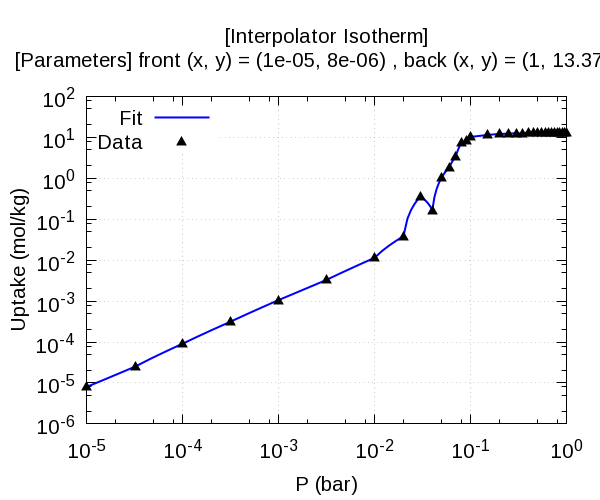

The script that saved this image:
set title"[Interpolator Isotherm]\n[Parameters] front (x, y) = (1e-05, 8e-06) , back (x, y) = (1, 13.3755) "
set term pngcairo size 600,500 font 'Arial,15'
set output "SOD_h2o.dat.png"
set xtics format '10^{%L}'
set ytics format '10^{%L}'
set xlabel 'P (bar)'
set ylabel 'Uptake (mol/kg)'
set style line 1 lc rgb 'blue'  lw 2
set style line 2 lc rgb 'black' ps 1.5 pt 9
set grid
set key left
set logscale xy
plot '-' w l ls 1 title 'Fit', '-' w p ls 2 title 'Data'
          1e-05          8e-06
       1.44e-05       1.14e-05
       1.88e-05       1.48e-05
       2.32e-05       1.82e-05
       2.76e-05       2.16e-05
        3.2e-05        2.5e-05
       4.56e-05       3.82e-05
       5.92e-05       5.14e-05
       7.28e-05       6.46e-05
       8.64e-05       7.78e-05
         0.0001        9.1e-05
      0.0001432      0.0001356
      0.0001864      0.0001802
      0.0002296      0.0002248
      0.0002728      0.0002694
       0.000316       0.000314
      0.0004528       0.000463
      0.0005896       0.000612
      0.0007264       0.000761
      0.0008632        0.00091
          0.001       0.001059
      0.0014324       0.001506
      0.0018648       0.001953
      0.0022972         0.0024
      0.0027296       0.002847
       0.003162       0.003294
       0.003162       0.003294
      0.0045296       0.004915
      0.0058972       0.006536
      0.0072648       0.008157
      0.0086324       0.009778
           0.01       0.011399
          0.012      0.0167906
          0.014      0.0221822
          0.016      0.0275738
          0.018      0.0329654
           0.02       0.038357
          0.022       0.102999
          0.024        0.16764
          0.026       0.232282
          0.028       0.296923
           0.03       0.361565
           0.03       0.361565
          0.032       0.322767
          0.034       0.283969
          0.036       0.245172
          0.038       0.206374
           0.04       0.167576
          0.042       0.343571
          0.044       0.519565
          0.046        0.69556
          0.048       0.871554
           0.05        1.04755
          0.052        1.21053
          0.054         1.3735
          0.056        1.53648
          0.058        1.69945
           0.06        1.86243
          0.062        2.17009
          0.064        2.47775
          0.066        2.78541
          0.068        3.09307
           0.07        3.40073
          0.072        4.17118
          0.074        4.94163
          0.076        5.71207
          0.078        6.48252
           0.08        7.25296
          0.082        7.44081
          0.084        7.62865
          0.086         7.8165
          0.088        8.00434
           0.09        8.19219
          0.092         8.6026
          0.094          9.013
          0.096        9.42341
          0.098        9.83382
            0.1        10.2442
           0.11        10.4872
           0.12        10.7302
           0.13        10.9732
           0.14        11.2162
           0.15        11.4592
           0.16        11.5792
           0.17        11.6992
           0.18        11.8192
           0.19        11.9392
            0.2        12.0592
           0.21        12.1056
           0.22         12.152
           0.23        12.1984
           0.24        12.2448
           0.25        12.2912
           0.26        12.3551
           0.27        12.4189
           0.28        12.4827
           0.29        12.5465
            0.3        12.6103
           0.31        12.6205
           0.32        12.6306
           0.33        12.6408
           0.34        12.6509
           0.35         12.661
           0.36        12.6789
           0.37        12.6967
           0.38        12.7146
           0.39        12.7324
            0.4        12.7502
           0.41        12.7728
           0.42        12.7955
           0.43        12.8181
           0.44        12.8407
           0.45        12.8633
           0.46        12.8852
           0.47        12.9071
           0.48         12.929
           0.49         12.951
            0.5        12.9729
           0.51        12.9791
           0.52        12.9854
           0.53        12.9916
           0.54        12.9979
           0.55        13.0041
           0.56        13.0145
           0.57        13.0248
           0.58        13.0352
           0.59        13.0455
            0.6        13.0559
           0.61        13.0743
           0.62        13.0927
           0.63        13.1111
           0.64        13.1296
           0.65         13.148
           0.66        13.1674
           0.67        13.1869
           0.68        13.2063
           0.69        13.2258
            0.7        13.2453
           0.71        13.2375
           0.72        13.2297
           0.73         13.222
           0.74        13.2142
           0.75        13.2065
           0.76        13.2447
           0.77         13.283
           0.78        13.3212
           0.79        13.3595
            0.8        13.3977
           0.81          13.37
           0.82        13.3423
           0.83        13.3145
           0.84        13.2868
           0.85        13.2591
           0.86        13.2782
           0.87        13.2973
           0.88        13.3165
           0.89        13.3356
            0.9        13.3547
           0.91        13.3631
           0.92        13.3714
           0.93        13.3798
           0.94        13.3881
           0.95        13.3965
           0.96        13.3923
           0.97        13.3881
           0.98        13.3839
           0.99        13.3797
e
          1e-05          8e-06
        3.2e-05        2.5e-05
         0.0001        9.1e-05
       0.000316       0.000314
          0.001       0.001059
       0.003162       0.003294
           0.01       0.011399
           0.02       0.038357
           0.03       0.361565
           0.04       0.167576
           0.05        1.04755
           0.06        1.86243
           0.07        3.40073
           0.08        7.25296
           0.09        8.19219
            0.1        10.2442
           0.15        11.4592
            0.2        12.0592
           0.25        12.2912
            0.3        12.6103
           0.35         12.661
            0.4        12.7502
           0.45        12.8633
            0.5        12.9729
           0.55        13.0041
            0.6        13.0559
           0.65         13.148
            0.7        13.2453
           0.75        13.2065
            0.8        13.3977
           0.85        13.2591
            0.9        13.3547
           0.95        13.3965
              1        13.3755
